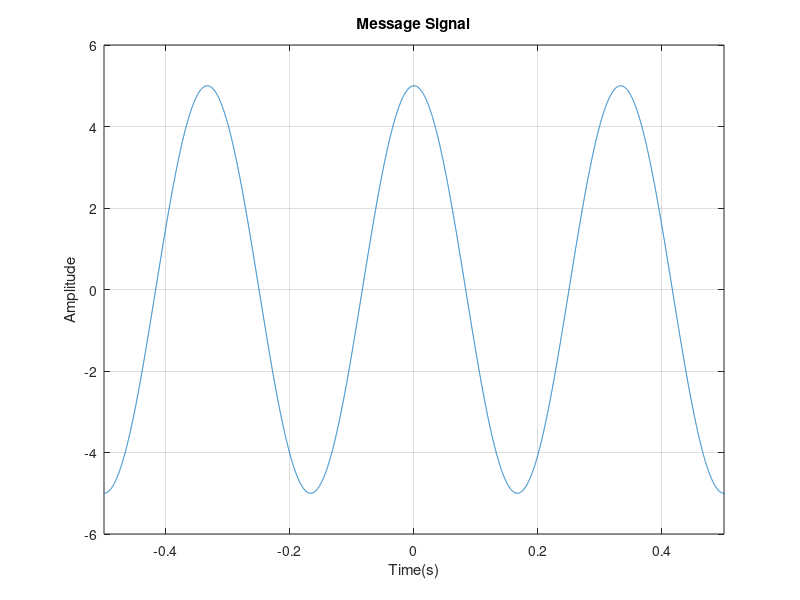
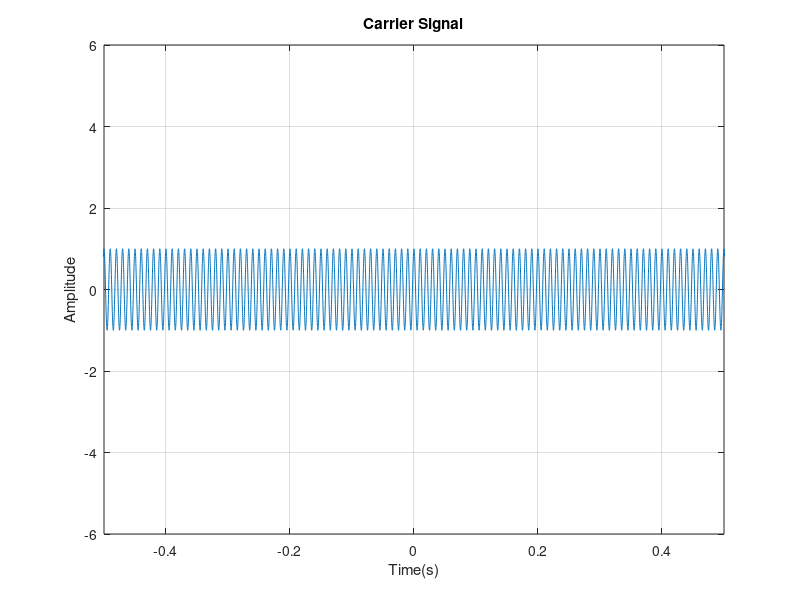
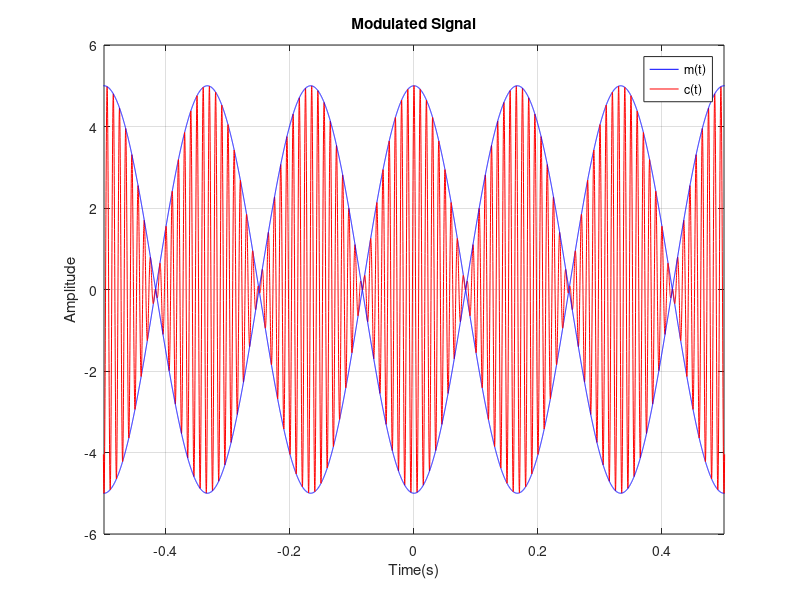
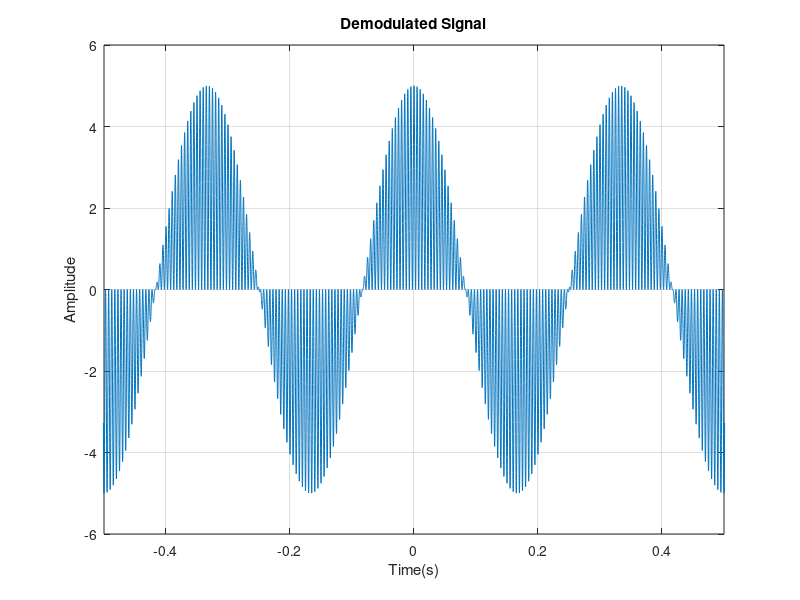

Reproduce these figures in MATLAB, in order.
clc;
clear all;
%message frequency
fm=3; 
%carrier frequency
fc=100; %carrier frequency
wm=2*pi*fm;
wc=2*pi*fc;
t=-20:0.0001:20;  
%Amplitude of message wave
A=5;
%Message Signal
m=A*cos(wm*t);
%axis([-0.01 0.01 -2 2]);
%Carrier Signal
c=cos(wc*t);
%subplot(3,2,1);
plot(t,m);
grid on;
axis([-0.5 0.5 -6 6]);
xlabel('Time(s)');
ylabel('Amplitude');
title('Message Signal');
%subplot(3,2,2);
figure
plot(t,c);
grid on;
axis([-0.5 0.5 -6 6]);
xlabel('Time(s)');
ylabel('Amplitude');
title('Carrier Signal');


%Modulation
mod=c.*m;
%subplot(3,2,3);
figure
plot(t,m,'b');
hold on
plot(t,mod,'r');
hold on
plot(t,-m,'b');
grid on;
xlabel('Time(s)');
ylabel('Amplitude');
legend('m(t)','c(t)')
title('Modulated Signal');
axis([-0.5 0.5 -6 6]);


%Demodulation
dem=mod.*c;
%subplot(3,2,4);
figure
plot(t,dem);
grid on;
xlabel('Time(s)');
ylabel('Amplitude');
title('Demodulated Signal');
axis([-0.5 0.5 -6 6]);
%Passing through low pass filter
%Butterworth filter is used
[b,a]=butter(3,0.001);
y=filter(b,a,dem);
%subplot(3,2,5);
figure
plot(t,2*y);
grid on
xlabel('Time(s)');
ylabel('Amplitude');
title('Retrieved Message Signal');
axis([-0.5 0.5 -6 6]);
figure
plot(t,2*y);
grid on
xlabel('Time(s)');
ylabel('Amplitude');
title('Retrieved Message Signal');
axis([-20 -18 -6 6]);